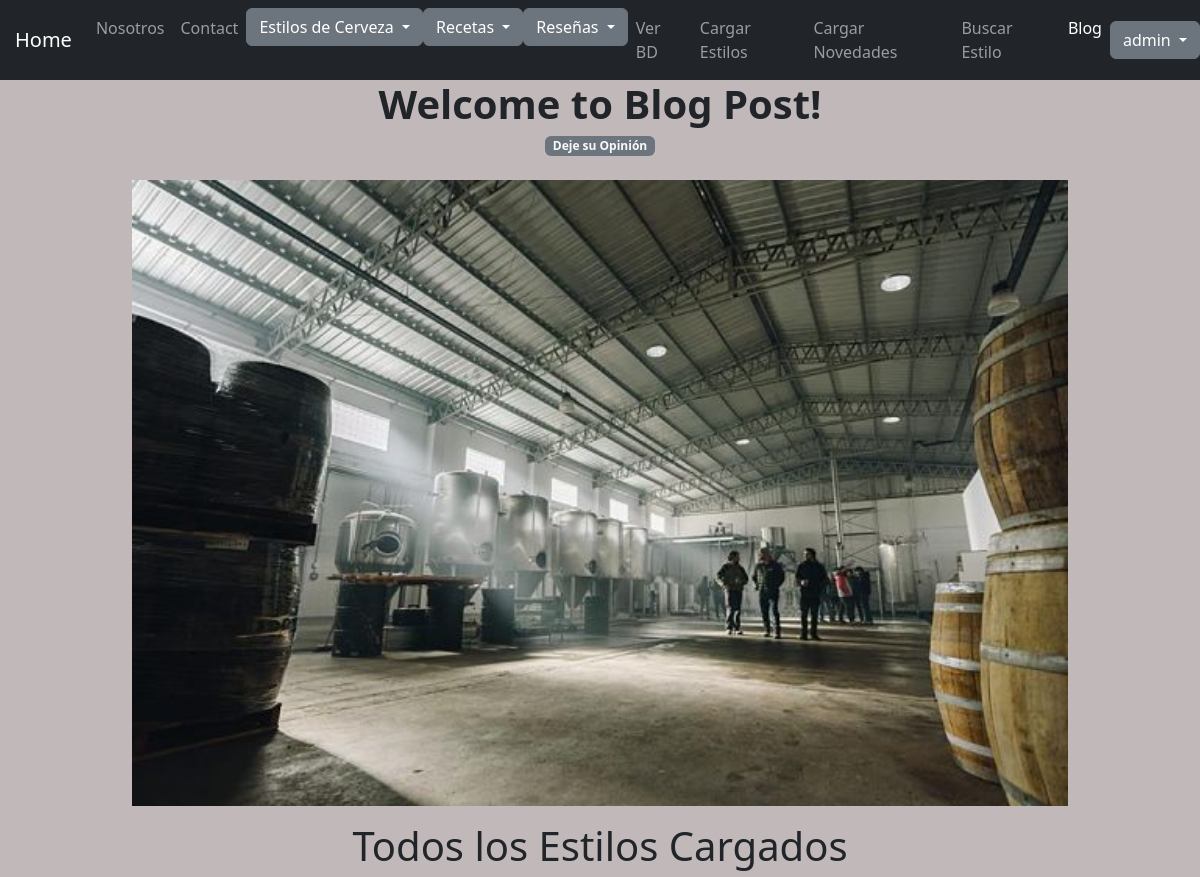
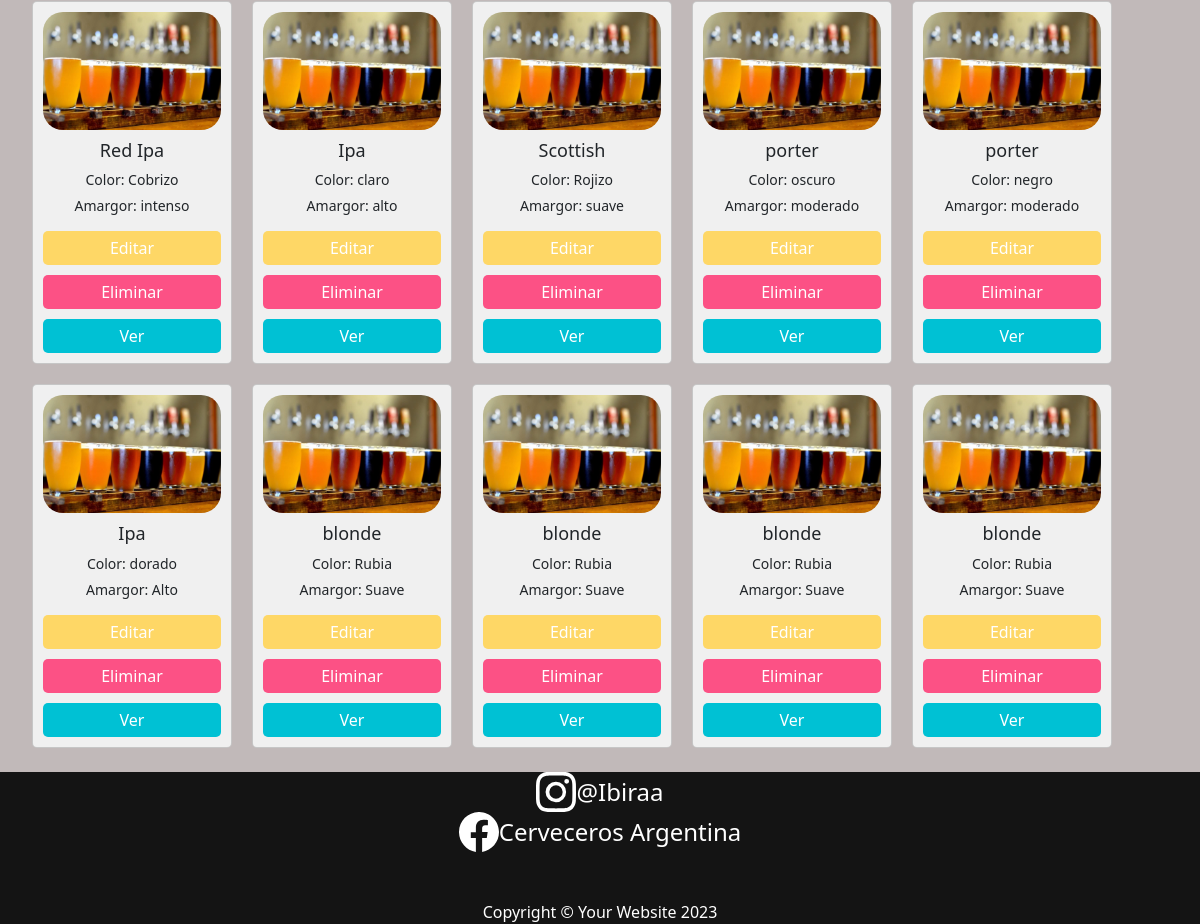
/app/verBD/ (signed in), run on the app's committed database (2 pictures, top to bottom).
### Appfinal/models.py (models this page shows, shortened)
class Estilos(models.Model):
    nombre = models.CharField(max_length=40)
    color = models.CharField(max_length=40)
    amargor = models.CharField(max_length=40)
    descripcion = models.TextField(max_length=200)

### Appfinal/views.py (the view)
# urls.py: path('verBD/', ver_BD, name="VerBD" ),
def ver_BD(request):
    estilos = Estilos.objects.all()  # trae todos los cursos
    contexto = {"estilos": estilos}
    return render(request, "Appfinal/leer_BD.html", contexto)

### Appfinal/context_processors.py (called while the page is built)
def custom_user(request):
    context = auth(request)
    user = context['user']
    if user.is_authenticated:
        imagen = Imagen.objects.filter(user=request.user.id)
        cant = len(imagen)
        if cant > 0:
            context['user_avatar'] = imagen[cant-1]
        else:
            context['user_avatar'] = ""
    return context

### Appfinal/template/Appfinal/leer_BD.html (shortened to what this page needs)
{% extends "Appfinal/index.html" %}
{% load static %}
{% block section1 %}
<h1>Todos los Estilos Cargados</h1>
<ul class="card-list">
    {% for estilo in estilos %}
      <li class="card">
        <img src="{% static 'Appfinal/imagenes/estilos.jpg' %}" class="card-img" alt="...">
        <h5 class="card-title">{{ estilo.nombre }}</h5>
        <p class="card-text">Color: {{ estilo.color }}</p>
        <p class="card-text">Amargor: {{ estilo.amargor }}</p>
        {% if perms.Appfinal.change_estilo %}
          <a href="{% url 'EditarEstilo' estilo.id %}" class="btn-edit">Editar</a>
        {% endif %}
        {% if perms.Appfinal.delete_estilo %}
          <a onclick="return confirm('¿Estás seguro de que deseas eliminar el estilo?')" href="{% url 'DeleteEstilo' estilo.id %}" class="btn-delete">Eliminar</a>
        {% endif %}
        <a href="{% url 'VerEstilo' estilo.id %}" class="btn-view">Ver</a>
      </li>
    {% endfor %}
  </ul>
{% endblock %}

### Appfinal/template/Appfinal/index.html (shortened to what this page needs)
<!DOCTYPE html>
{% load static %}
<html lang="en">
    <head>
        <link href="{% static 'Appfinal/css/styles.css' %}" rel="stylesheet" />
    </head>
    <body>
        <nav class="navbar navbar-expand-lg navbar-dark bg-dark" style="width: 100%;">
            <div class="container-fluid justify-content-center" style="margin-left: 10px;">
                <a class="navbar-brand" href="{% url 'Inicio' %}" style="margin-left: 5px;">Home</a>
                <div class="collapse navbar-collapse" id="navbarSupportedContent">
                    <ul class="navbar-nav ms-auto mb-2 mb-lg-0">
                        <li class="nav-item"><a class="nav-link" href="{% url 'Nosotros' %}">Nosotros</a></li>
                        <li class="nav-item"><a class="nav-link" href="#!">Contact</a></li>
                        <div class="dropdown">
                            <button class="btn btn-secondary dropdown-toggle" type="button" id="dropdownMenuButton1" data-bs-toggle="dropdown" aria-expanded="false">
                                Estilos de Cerveza
                            </button>
                        </div>
                        <div class="dropdown">
                            <button class="btn btn-secondary dropdown-toggle" type="button" id="dropdownMenuButton1" data-bs-toggle="dropdown" aria-expanded="false">
                                Recetas
                            </button>
                        </div>
                        <div class="dropdown">
                            <button class="btn btn-secondary dropdown-toggle" type="button" id="dropdownMenuButton1" data-bs-toggle="dropdown" aria-expanded="false">
                                Reseñas
                            </button>
                        </div>
                        <li class="nav-item"><a class="nav-link" href="{% url 'VerBD' %}">Ver BD</a></li>
                        <li class="nav-item"><a class="nav-link" href="{% url 'CargarEstilo' %}">Cargar Estilos</a></li>
                        <li class="nav-item"><a class="nav-link" href="{% url 'CargarIngredientes' %}">Cargar Novedades</a></li>
                        <li class="nav-item"><a class="nav-link" href="{% url 'BuscarEstilo' %}">Buscar Estilo</a></li>
                        <li class="nav-item"><a class="nav-link active" aria-current="page" href="{% url 'Blog' %}">Blog</a></li>
                    </ul>
                </div>
                {% if request.user.is_authenticated %}
                <div class="dropdown">
                    <button class="btn btn-secondary dropdown-toggle" type="button" id="dropdownMenuButton1" data-bs-toggle="dropdown" aria-expanded="false">
                        {{ request.user.username }}
                    </button>
                </div>
                          {% endif %}
            </div>
        </nav>
        <div class="col-lg-8 ">
            <header class="mb-4 text-center">
              <h1 class="fw-bolder mb-1">Welcome to Blog Post!</h1>
              <a class="badge bg-secondary text-decoration-none link-light" href="{% url 'VerTema' tema_id=4 %}">
                Deje su Opinión
              </a>
            </header>
          </div>
                        <figure class="row" style="width: 80%;">
                            <img class="img-fluid rounded" src="{% static 'Appfinal/imagenes/cerveza-artesanal_1.jpg' %}" alt="Cervesa Artesanal" style="width: 100%;">
                          </figure>
                        {% block section1 %}
                        {% endblock %}
        <footer class="footer dark">
            <div class="content" >
                <div class="icon-text-container">
                    <a href="https://www.instagram.com/ibirraa/" target="_blank" style="text-decoration: none;">
                    <div class="icon-container" style="text-align: center; display: flex; justify-content: center; align-items: center; height: 100%;">
                    </a>
                        <span style="color: white; font-size: 24px; text-align: center; display: block;">@Ibiraa</span>
                </div>
                <div class="icon-text-container">
                    <a href="https://www.facebook.com/Cerveceros Argentinos/" target="_blank" style="text-decoration: none;">
                    <div class="icon-container" style="text-align: center; display: flex; justify-content: center; align-items: center; height: 100%;">
                    </a>
                        <span style="color: white; font-size: 24px; text-align: center; display: block;">Cerveceros Argentina</span>
                    </div>
                    <br>
                    <br>
                <p class="m-0 text-center text-white">Copyright &copy; Your Website 2023</p>
            </div>
        </footer>
    </body>
</html>

### Appfinal/template/Appfinal/index.html (style rules this page uses)
body { display: flex; justify-content: center; align-items: center; flex-direction: column; text-align: left; }
footer { flex-direction: column; }
.dark { background-color: #000000e4; color: #fff; width: 100%; text-align: center; display: flex; justify-content: center; }
.content { text-align: center; }

### Appfinal/template/Appfinal/leer_BD.html (style rules this page uses)
.card-list { list-style: none; display: flex; flex-wrap: wrap; gap: 20px; }
.card { width: 200px; padding: 10px; background-color: #f0f0f0; border-radius: 5px; text-align: center; }
.card-img { width: 100%; height: auto; border-radius: 20px; }
.card-title { margin-top: 10px; font-size: 18px; }
.card-text { font-size: 14px; margin-bottom: 5px; }
.btn-edit, .btn-delete, .btn-view { display: block; margin-top: 10px; padding: 5px 10px; border-radius: 5px; text-decoration: none; color: #fff; background-color: #0099ff; }
.btn-edit { background-color: #fed766; }
.btn-delete { background-color: #fc5185; }
.btn-view { background-color: #00c1d4; }
body { background-color: #c1b9b9; }

### data on the page
Estilos: nombre "Red Ipa", color "Cobrizo", amargor "intenso"
Estilos: nombre "Ipa", color "claro", amargor "alto"
Estilos: nombre "Scottish", color "Rojizo", amargor "suave"
Estilos: nombre "porter", color "oscuro", amargor "moderado"
Estilos: nombre "porter", color "negro", amargor "moderado"
Estilos: nombre "Ipa", color "dorado", amargor "Alto"
Estilos: nombre "blonde", color "Rubia", amargor "Suave"
Estilos: nombre "blonde", color "Rubia", amargor "Suave"
Estilos: nombre "blonde", color "Rubia", amargor "Suave"
Estilos: nombre "blonde", color "Rubia", amargor "Suave"

### other printed values
{{ request.user.username }} "admin"
